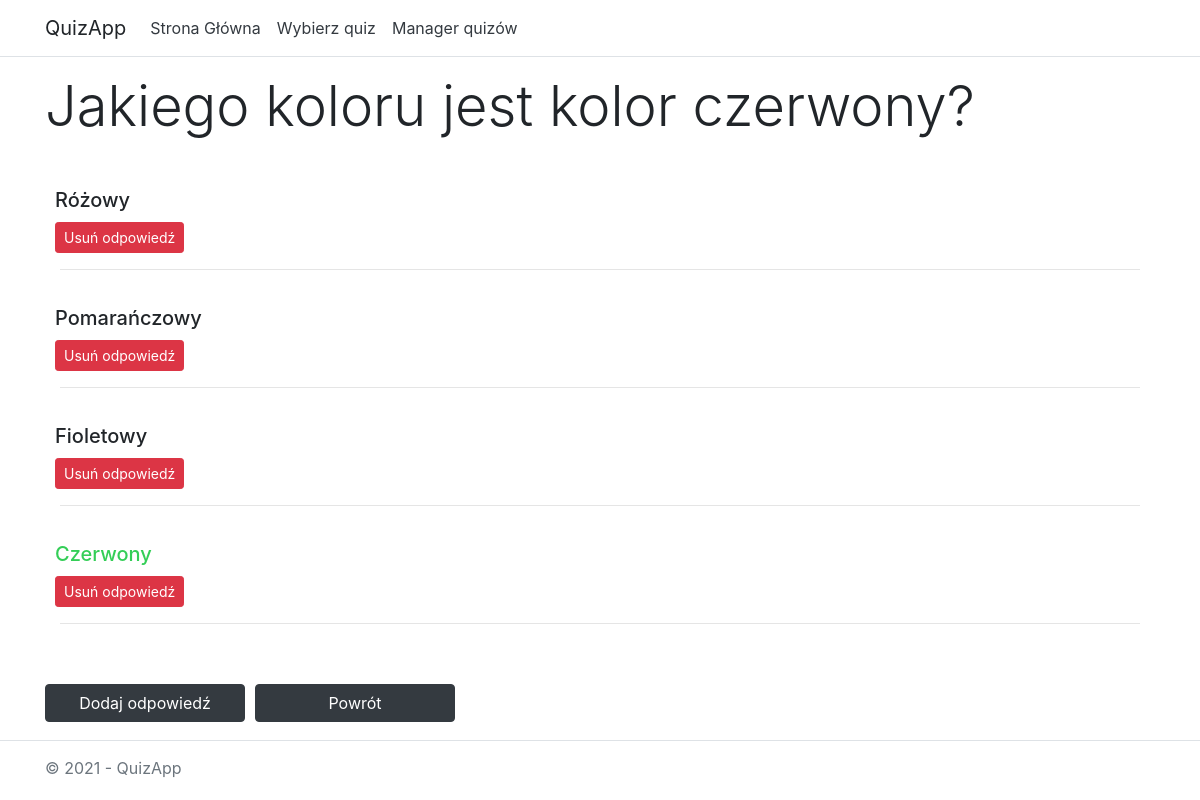
The page /quizzes/edit_question/16/ on the database its author committed.
### quizzes/models.py (models this page shows, shortened)
class Question(models.Model):
    quiz = models.ForeignKey(Quiz, on_delete=models.CASCADE)
    contents = models.CharField(max_length=512)

class Answer(models.Model):
    question = models.ForeignKey(Question, on_delete=models.CASCADE)
    contents = models.CharField(max_length=512)
    is_true = models.BooleanField(default=False)

### quizzes/views.py (the view)
# urls.py: path('edit_question/<int:question_id>/', views.edit_question, name='edit_question'),
def edit_question(request, question_id):
    question = get_object_or_404(Question, id=question_id)
    template = loader.get_template('quizzes/edit_question.html')
    context = {
        'question': question,
        'quiz_id': question.quiz_id
    }
    return HttpResponse(template.render(context, request))

### quizzes/templates/quizzes/edit_question.html (shortened to what this page needs)
{% load static %}
<!DOCTYPE html>
<html lang="en">
<head>
    <link rel="stylesheet" type="text/css" href="{% static 'quizzes/bootstrap.css' %}" />
</head>
<body>
    <header>
        <nav class="navbar navbar-expand-sm navbar-toggleable-sm navbar-light bg-white border-bottom box-shadow mb-3">
            <div class="container">
                <a class="navbar-brand" style="user-select: none" >QuizApp</a>
                <div class="navbar-collapse collapse d-sm-inline-flex justify-content-between">
                    <ul class="navbar-nav flex-grow-1">
                        <li class="nav-item">
                            <a href="/quizzes/" class="nav-link text-dark" >Strona Główna</a>
                        </li>
                        <li class="nav-item">
                            <a href="/quizzes/select" class="nav-link text-dark" >Wybierz quiz</a>
                        </li>
                        <li class="nav-item">
                            <a href="/quizzes/manage" class="nav-link text-dark" >Manager quizów</a>
                        </li>
                    </ul>
                </div>
            </div>
        </nav>
    </header>
    <div class="container">
        <main role="main" class="pb-3">
            <div class="container">
                    <div class="row" style="margin-bottom: 20px">
                    <h1 class="display-4">{{ question.contents }}</h1>
                    </div>
                    {% if question.answer_set.all|length == 0 %}
                    <div class="row" style="margin-top: 30px">
                        <h3>Pytanie nie zawiera jeszcze żadnych odpowiedzi.</h3>
                    </div>
                    {% else %}
                    {% for answer in question.answer_set.all %}
                        <div class="row" style="margin-left: -5px">
                            <div class="media">
                                <div class="media-body">
                                    {% if answer.is_true %}
                                    <h5 style="margin-top: 20px; margin-bottom: 10px; color: #34ce57">{{ answer.contents }}</h5>
                                    {% else %}
                                    <h5 style="margin-top: 20px; margin-bottom: 10px">{{ answer.contents }}</h5>
                                    {% endif %}
                                    <a href="{% url 'delete_answer' answer.id %}" class="btn btn-danger btn-sm" role="button" style="color:white">Usuń odpowiedź</a>
                                </div>
                            </div>
                        </div>
                        <hr>
                    {% endfor %}
                    {% endif %}
                    <div class="row" style="margin-top: 60px">
                        <button onclick="toggle('addNewAnswerDiv')" id="addNewAnswer" class="btn btn-dark" style="width: 200px">Dodaj odpowiedź</button>
                        <a href="{% url 'edit' quiz_id %}" class="btn btn-dark" style="width: 200px; margin-left: 10px">Powrót</a>
                    </div>
            </div>
        </main>
    </div>
    <div class="navbar-fixed-bottom">
     <footer class="border-top footer text-muted" style="position: fixed; height: 60px; bottom: 0; width: 100%; user-select: none">
        <div class="container" style="margin-top: 15px">
            &copy; 2021 - QuizApp
        </div>
    </footer>
    </div>
</body>
</html>

### rows shown on the page
Question: contents "Jakiego koloru jest kolor czerwony?"
Answer: contents "Różowy"
Answer: contents "Pomarańczowy"
Answer: contents "Fioletowy"
Answer: contents "Czerwony"
